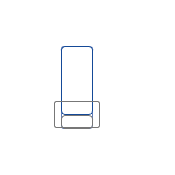
            <widget class="QFrame" name="octoX1">
             <property name="geometry">
              <rect>
               <x>140</x>
               <y>20</y>
               <width>175</width>
               <height>175</height>
              </rect>
             </property>
             <property name="sizePolicy">
              <sizepolicy hsizetype="Fixed" vsizetype="Fixed">
               <horstretch>0</horstretch>
               <verstretch>0</verstretch>
              </sizepolicy>
             </property>
             <property name="minimumSize">
              <size>
               <width>175</width>
               <height>175</height>
              </size>
             </property>
             <property name="maximumSize">
              <size>
               <width>175</width>
               <height>175</height>
              </size>
             </property>
             <property name="styleSheet">
              <string notr="true">QFrame
{
   background-color: rgba(255, 255, 255, 0);
   border-image: url(:/images/resources/CW.png) 0 0 0 0 stretch stretch;
   border-width: 0px;
}</string>
             </property>
             <property name="frameShape">
              <enum>QFrame::StyledPanel</enum>
             </property>
             <property name="frameShadow">
              <enum>QFrame::Raised</enum>
             </property>
             <layout class="QGridLayout" name="gridLayout_23">
              <item row="1" column="0">
               <widget class="QSlider" name="octoX1Motor">
                <property name="sizePolicy">
                 <sizepolicy hsizetype="Expanding" vsizetype="Expanding">
                  <horstretch>0</horstretch>
                  <verstretch>0</verstretch>
                 </sizepolicy>
                </property>
                <property name="styleSheet">
                 <string notr="true">QSlider::groove:vertical{
border: 1px solid #637EB8;
background: white;
width: 30px;
border-radius: 3px;
}
QSlider::add-page:vertical {
background: qlineargradient(x1: 0, y1: 0, x2: 0, y2: 1,
stop: 0 #ABC7EC, stop: 1 #154A98);
border: 1px solid #777;
height: 10px;
border-radius: 4px;
}
QSlider::sub-page:vertical {
background: #fff;
border: 1px solid #154A98;
height: 10px;
border-radius: 4px;
}
QSlider::handle:vertical{
background: qlineargradient(x1:0, y1:0, x2:1, y2:1,
stop:0 #fff, stop:1 #ABC7EC);
border: 1px solid #777;
height: 25px;
margin-left: -8px;
margin-right: -8px;
border-radius: 2px;
}

</string>
                </property>
                <property name="minimum">
                 <number>1000</number>
                </property>
                <property name="maximum">
                 <number>2000</number>
                </property>
                <property name="value">
                 <number>1000</number>
                </property>
                <property name="orientation">
                 <enum>Qt::Vertical</enum>
                </property>
               </widget>
              </item>
              <item row="0" column="0">
               <widget class="QLabel" name="octoX1Label">
                <property name="font">
                 <font>
                  <pointsize>18</pointsize>
                 </font>
                </property>
                <property name="styleSheet">
                 <string notr="true">color:white;
border-image:none;</string>
                </property>
                <property name="text">
                 <string>Motor 1</string>
                </property>
                <property name="alignment">
                 <set>Qt::AlignCenter</set>
                </property>
               </widget>
              </item>
              <item row="2" column="0">
               <widget class="QLabel" name="octoX1Value">
                <property name="font">
                 <font>
                  <pointsize>18</pointsize>
                 </font>
                </property>
                <property name="styleSheet">
                 <string notr="true">color:white;
border-image:none;</string>
                </property>
                <property name="text">
                 <string>1000</string>
                </property>
                <property name="alignment">
                 <set>Qt::AlignCenter</set>
                </property>
               </widget>
              </item>
              <item row="1" column="1">
               <spacer name="octoX1Spacer">
                <property name="orientation">
                 <enum>Qt::Horizontal</enum>
                </property>
                <property name="sizeType">
                 <enum>QSizePolicy::Fixed</enum>
                </property>
                <property name="sizeHint" stdset="0">
                 <size>
                  <width>20</width>
                  <height>20</height>
                 </size>
                </property>
               </spacer>
              </item>
             </layout>
            </widget>
